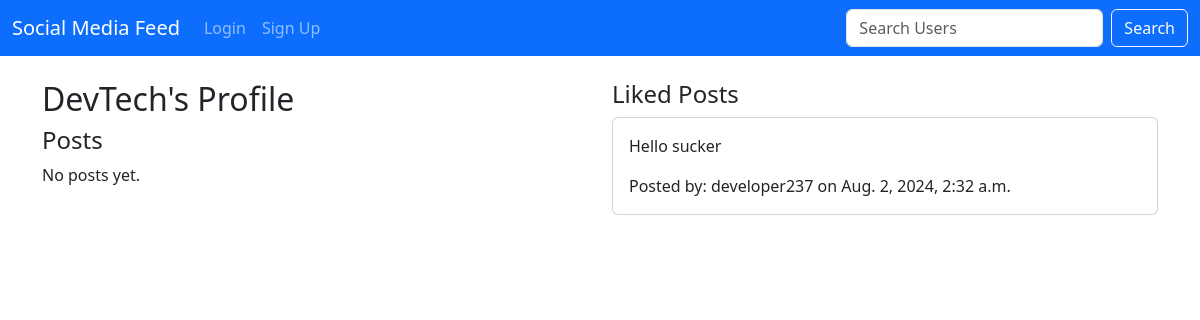
Page /profile/DevTech/ on the committed database.
### core/models.py (models this page shows, shortened)
class Like(models.Model):
    user = models.ForeignKey(User, on_delete=models.CASCADE, related_name='likes')
    post = models.ForeignKey(Post, on_delete=models.CASCADE, related_name='likes')

class Post(models.Model):
    content = models.TextField()
    user = models.ForeignKey(User, on_delete=models.CASCADE, related_name='posts')
    created_at = models.DateTimeField(auto_now_add=True)
    updated_at = models.DateTimeField(auto_now=True)

### core/views.py (the view)
# urls.py: re_path(r'^profile/(?!change-username/)(?P<username>\w+)/$', views.user_profile, name='user_profile'),
def user_profile(request, username):
    user = get_object_or_404(User, username=username)
    posts = Post.objects.filter(user=user)
    likes = Like.objects.filter(user=user)
    context = {
        'profile_user': user,
        'posts': posts,
        'likes': likes,
    }
    return render(request, 'user_profile.html', context)

### template/user_profile.html (shortened to what this page needs)
{% extends 'base.html' %}
{% block content %}
  <div class="row">
    <div class="col-md-6">
      <h2>{{ profile_user.username }}'s Profile</h2>
      <h4>Posts</h4>
      {% for post in posts %}
        <div class="card mb-3">
          <div class="card-body">
            <p class="card-text">{{ post.content }}</p>
            <p class="card-text">Posted on {{ post.created_at }}</p>
          </div>
        </div>
        {% empty %}
        <p>No posts yet.</p>
      {% endfor %}
    </div>
    <div class="col-md-6">
      <h4>Liked Posts</h4>
      {% for like in likes %}
        <div class="card mb-3">
          <div class="card-body">
            <p class="card-text">{{ like.post.content }}</p>
            <p class="card-text">Posted by: {{ like.post.user.username }} on {{ like.post.created_at }}</p>
          </div>
        </div>
        {% empty %}
        <p>No liked posts yet.</p>
      {% endfor %}
    </div>
  </div>
{% endblock %}

### rows in the picture
Like: post.content "Hello sucker", post.user.username "developer237", post.created_at "Aug. 2, 2024, 2:32 a.m."

### other values in the picture
{{ profile_user.username }} "DevTech"
